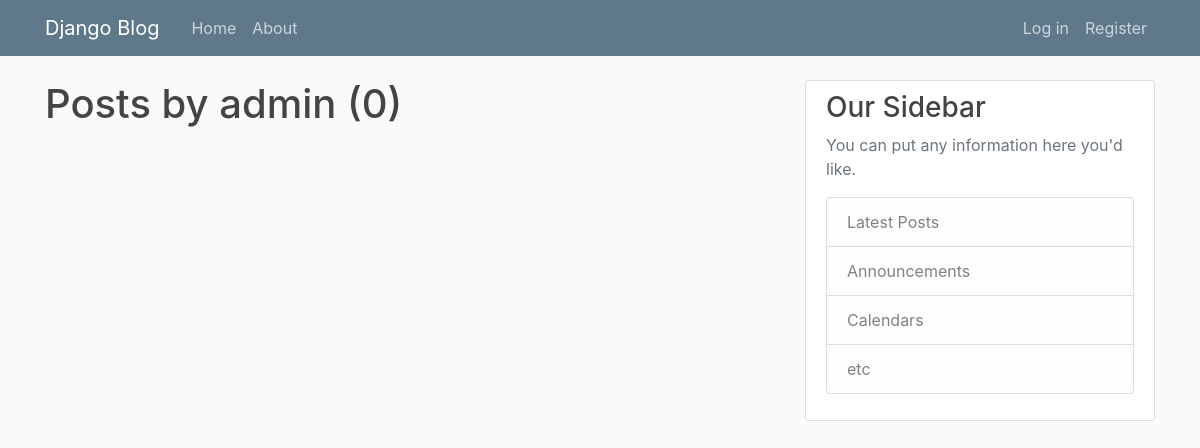
/user/admin/, run on an earlier commit of the app's database.
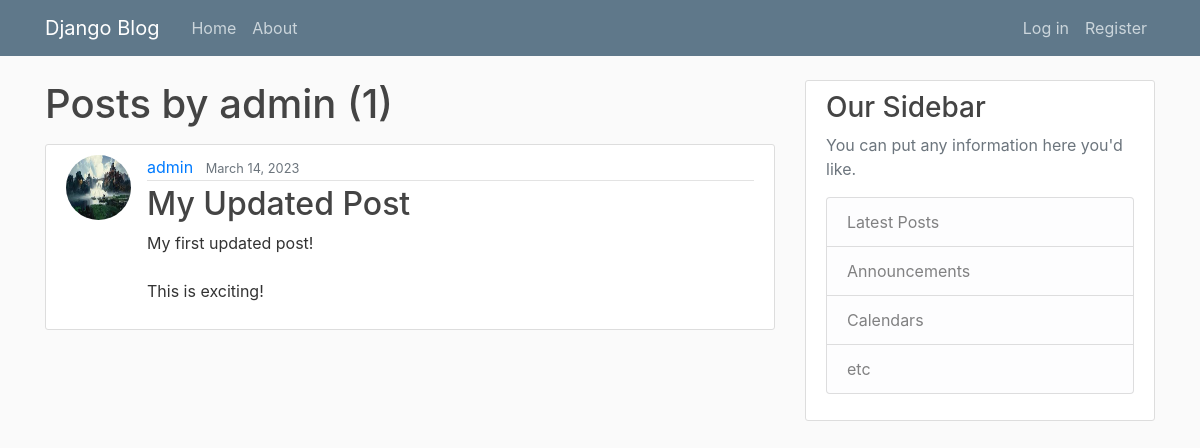
And on a later commit of the database.
### blog/models.py (models this page shows, shortened)
class Post(models.Model):
    title = models.CharField(max_length=100)
    content = models.TextField()
    date_posted = models.DateTimeField(default=timezone.now)
    author = models.ForeignKey(User, on_delete=models.CASCADE)

### users/models.py (models this page shows, shortened)
class Profile(models.Model):
    user = models.OneToOneField(User, on_delete=models.CASCADE)
    image = models.ImageField(default='default.jpg', upload_to='profile_pics')

### blog/views.py (the view)
# urls.py: path('user/<str:username>/', UserPostListView.as_view(), name='user-posts'),
class UserPostListView(ListView):
    model = Post
    template_name = 'blog/user_posts.html' #app/models_viewtype.html
    context_object_name = 'posts'
    paginate_by = 5
    def get_queryset(self):
        user = get_object_or_404(User, username=self.kwargs.get('username'))
        return Post.objects.filter(author=user).order_by('-date_posted')

### blog/templates/blog/user_posts.html (shortened to what this page needs)
<!DOCTYPE html>
{% extends 'blog/base.html' %}
{% block content %}
    <h1 class="mb-3"> Posts by {{ view.kwargs.username }} ({{ page_obj.paginator.count }})</h1>
    {% for post in posts %}
        <article class="media content-section">
            <img class="rounded-circle article-img" src="{{ post.author.profile.image.url }}" alt="">
            <div class="media-body">
            <div class="article-metadata">
                <a class="mr-2" href="{% url 'user-posts' post.author.username %}">{{ post.author }}</a>
                <small class="text-muted">{{ post.date_posted|date:"F d, Y" }}</small>
            </div>
            <h2><a class="article-title" href="{% url 'post-detail' post.id %}">{{ post.title }}</a></h2>
            <p class="article-content">{{ post.content }}</p>
            </div>
        </article>
    {% endfor %}
{% endblock content%}

What changed in the data, as far as the page shows it:
added Post: author.profile.image (placeholder picture), author "admin", date_posted "March 14, 2023", title "My Updated Post", content "My first updated post! This is exciting!"
Also different on the page:
{{ page_obj.paginator.count }}: "0" → "1"
